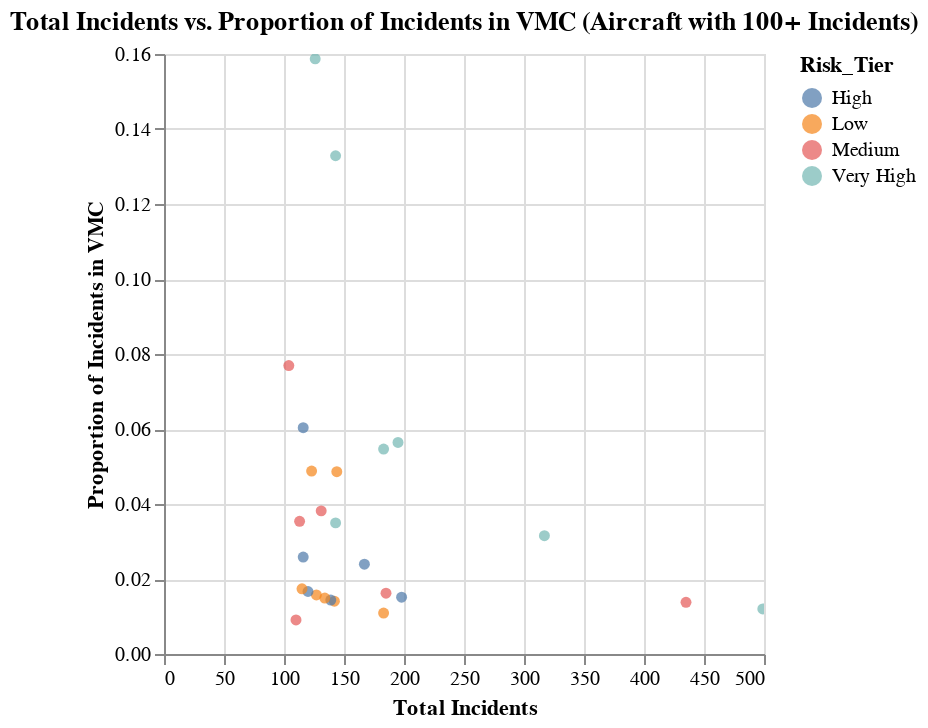

Notebook code for this chart:
### Code cell
# Scatter plot 1: `Total_Incidents` (x-axis) vs. `Proportion_VMC` (y-axis), colored by `Risk_Tier`
chart1 = alt.Chart(merged_df).mark_circle().encode(
    x=alt.X('Total_Incidents', axis=alt.Axis(title='Total Incidents')),
    y=alt.Y('Proportion_VMC', axis=alt.Axis(title='Proportion of Incidents in VMC')),
    color='Risk_Tier',
    tooltip=['Aircraft', 'Total_Incidents', 'Proportion_VMC', 'Risk_Tier']
).properties(
    title='Total Incidents vs. Proportion of Incidents in VMC (Aircraft with 100+ Incidents)'
).interactive()
chart1

### Figure 1 — Vega-Lite specification as saved in the notebook (floating-point values rounded to 4 significant figures)
{"config": {"view": {"continuousWidth": 300, "continuousHeight": 300}}, "data": {"name": "data-c1e993fe9305d7083a4f4ce60a9e2f6f"}, "mark": {"type": "circle"}, "encoding": {"color": {"field": "Risk_Tier", "type": "nominal"}, "tooltip": [{"field": "Aircraft", "type": "nominal"}, {"field": "Total_Incidents", "type": "quantitative"}, {"field": "Proportion_VMC", "type": "quantitative"}, {"field": "Risk_Tier", "type": "nominal"}], "x": {"axis": {"title": "Total Incidents"}, "field": "Total_Incidents", "type": "quantitative"}, "y": {"axis": {"title": "Proportion of Incidents in VMC"}, "field": "Proportion_VMC", "type": "quantitative"}}, "params": [{"name": "param_1", "select": {"type": "interval", "encodings": ["x", "y"]}, "bind": "scales"}], "title": "Total Incidents vs. Proportion of Incidents in VMC (Aircraft with 100+ Incidents)", "$schema": "https://vega.github.io/schema/vega-lite/v5.8.0.json", "datasets": {"data-c1e993fe9305d7083a4f4ce60a9e2f6f": [{"Aircraft": "CESSNA 172", "Total_Incidents": 499, "High_Severity_Incidents": 96.0, "Medium_Severity_Incidents": 77.0, "Low_Severity_Incidents": 45.0, "Weighted_Risk_Score": 487.0, "Risk_Tier": "Very High", "Incidents_VMC": 6.0, "Incidents_IMC": 410.0, "Proportion_VMC": 0.01202, "Proportion_IMC": 0.8216}, {"Aircraft": "BOEING 737", "Total_Incidents": 435, "High_Severity_Incidents": 16.0, "Medium_Severity_Incidents": 31.0, "Low_Severity_Incidents": 28.0, "Weighted_Risk_Score": 138.0, "Risk_Tier": "Medium", "Incidents_VMC": 6.0, "Incidents_IMC": 13.0, "Proportion_VMC": 0.01379, "Proportion_IMC": 0.02989}, {"Aircraft": "Cessna 172", "Total_Incidents": 317, "High_Severity_Incidents": 44.0, "Medium_Severity_Incidents": 45.0, "Low_Severity_Incidents": 32.0, "Weighted_Risk_Score": 254.0, "Risk_Tier": "Very High", "Incidents_VMC": 10.0, "Incidents_IMC": 285.0, "Proportion_VMC": 0.03155, "Proportion_IMC": 0.8991}, {"Aircraft": "CESSNA 152", "Total_Incidents": 198, "High_Severity_Incidents": 28.0, "Medium_Severity_Incidents": 26.0, "Low_Severity_Incidents": 11.0, "Weighted_Risk_Score": 147.0, "Risk_Tier": "High", "Incidents_VMC": 3.0, "Incidents_IMC": 169.0, "Proportion_VMC": 0.01515, "Proportion_IMC": 0.8535}, {"Aircraft": "CESSNA 182", "Total_Incidents": 195, "High_Severity_Incidents": 56.0, "Medium_Severity_Incidents": 38.0, "Low_Severity_Incidents": 18.0, "Weighted_Risk_Score": 262.0, "Risk_Tier": "Very High", "Incidents_VMC": 11.0, "Incidents_IMC": 135.0, "Proportion_VMC": 0.05641, "Proportion_IMC": 0.6923}, {"Aircraft": "CESSNA 172S", "Total_Incidents": 185, "High_Severity_Incidents": 25.0, "Medium_Severity_Incidents": 20.0, "Low_Severity_Incidents": 11.0, "Weighted_Risk_Score": 126.0, "Risk_Tier": "Medium", "Incidents_VMC": 3.0, "Incidents_IMC": 172.0, "Proportion_VMC": 0.01622, "Proportion_IMC": 0.9297}, {"Aircraft": "Cessna 152", "Total_Incidents": 183, "High_Severity_Incidents": 10.0, "Medium_Severity_Incidents": 15.0, "Low_Severity_Incidents": 26.0, "Weighted_Risk_Score": 86.0, "Risk_Tier": "Low", "Incidents_VMC": 2.0, "Incidents_IMC": 179.0, "Proportion_VMC": 0.01093, "Proportion_IMC": 0.9781}, {"Aircraft": "PIPER PA28", "Total_Incidents": 183, "High_Severity_Incidents": 49.0, "Medium_Severity_Incidents": 30.0, "Low_Severity_Incidents": 21.0, "Weighted_Risk_Score": 228.0, "Risk_Tier": "Very High", "Incidents_VMC": 10.0, "Incidents_IMC": 134.0, "Proportion_VMC": 0.05464, "Proportion_IMC": 0.7322}, {"Aircraft": "CESSNA 172N", "Total_Incidents": 167, "High_Severity_Incidents": 30.0, "Medium_Severity_Incidents": 34.0, "Low_Severity_Incidents": 19.0, "Weighted_Risk_Score": 177.0, "Risk_Tier": "High", "Incidents_VMC": 4.0, "Incidents_IMC": 148.0, "Proportion_VMC": 0.02395, "Proportion_IMC": 0.8862}, {"Aircraft": "Cessna 172N", "Total_Incidents": 144, "High_Severity_Incidents": 21.0, "Medium_Severity_Incidents": 8.0, "Low_Severity_Incidents": 20.0, "Weighted_Risk_Score": 99.0, "Risk_Tier": "Low", "Incidents_VMC": 7.0, "Incidents_IMC": 136.0, "Proportion_VMC": 0.04861, "Proportion_IMC": 0.9444}, {"Aircraft": "CIRRUS DESIGN CORP SR22", "Total_Incidents": 143, "High_Severity_Incidents": 47.0, "Medium_Severity_Incidents": 22.0, "Low_Severity_Incidents": 18.0, "Weighted_Risk_Score": 203.0, "Risk_Tier": "Very High", "Incidents_VMC": 19.0, "Incidents_IMC": 113.0, "Proportion_VMC": 0.1329, "Proportion_IMC": 0.7902}, {"Aircraft": "ROBINSON R44", "Total_Incidents": 143, "High_Severity_Incidents": 80.0, "Medium_Severity_Incidents": 20.0, "Low_Severity_Incidents": 28.0, "Weighted_Risk_Score": 308.0, "Risk_Tier": "Very High", "Incidents_VMC": 5.0, "Incidents_IMC": 35.0, "Proportion_VMC": 0.03497, "Proportion_IMC": 0.2448}, {"Aircraft": "Cessna 172S", "Total_Incidents": 142, "High_Severity_Incidents": 12.0, "Medium_Severity_Incidents": 8.0, "Low_Severity_Incidents": 9.0, "Weighted_Risk_Score": 61.0, "Risk_Tier": "Low", "Incidents_VMC": 2.0, "Incidents_IMC": 140.0, "Proportion_VMC": 0.01408, "Proportion_IMC": 0.9859}, {"Aircraft": "ROBINSON HELICOPTER COMPANY R44 II", "Total_Incidents": 139, "High_Severity_Incidents": 22.0, "Medium_Severity_Incidents": 37.0, "Low_Severity_Incidents": 22.0, "Weighted_Risk_Score": 162.0, "Risk_Tier": "High", "Incidents_VMC": 2.0, "Incidents_IMC": 123.0, "Proportion_VMC": 0.01439, "Proportion_IMC": 0.8849}, {"Aircraft": "PIPER PA-18-150", "Total_Incidents": 134, "High_Severity_Incidents": 7.0, "Medium_Severity_Incidents": 21.0, "Low_Severity_Incidents": 4.0, "Weighted_Risk_Score": 67.0, "Risk_Tier": "Low", "Incidents_VMC": 2.0, "Incidents_IMC": 126.0, "Proportion_VMC": 0.01493, "Proportion_IMC": 0.9403}, {"Aircraft": "CESSNA 172M", "Total_Incidents": 131, "High_Severity_Incidents": 21.0, "Medium_Severity_Incidents": 22.0, "Low_Severity_Incidents": 16.0, "Weighted_Risk_Score": 123.0, "Risk_Tier": "Medium", "Incidents_VMC": 5.0, "Incidents_IMC": 121.0, "Proportion_VMC": 0.03817, "Proportion_IMC": 0.9237}, {"Aircraft": "CESSNA 180", "Total_Incidents": 127, "High_Severity_Incidents": 6.0, "Medium_Severity_Incidents": 17.0, "Low_Severity_Incidents": 7.0, "Weighted_Risk_Score": 59.0, "Risk_Tier": "Low", "Incidents_VMC": 2.0, "Incidents_IMC": 123.0, "Proportion_VMC": 0.01575, "Proportion_IMC": 0.9685}, {"Aircraft": "BEECH A36", "Total_Incidents": 126, "High_Severity_Incidents": 45.0, "Medium_Severity_Incidents": 21.0, "Low_Severity_Incidents": 23.0, "Weighted_Risk_Score": 200.0, "Risk_Tier": "Very High", "Incidents_VMC": 20.0, "Incidents_IMC": 99.0, "Proportion_VMC": 0.1587, "Proportion_IMC": 0.7857}, {"Aircraft": "Cessna 182", "Total_Incidents": 123, "High_Severity_Incidents": 21.0, "Medium_Severity_Incidents": 14.0, "Low_Severity_Incidents": 17.0, "Weighted_Risk_Score": 108.0, "Risk_Tier": "Low", "Incidents_VMC": 6.0, "Incidents_IMC": 111.0, "Proportion_VMC": 0.04878, "Proportion_IMC": 0.9024}, {"Aircraft": "PIPER PA-28-140", "Total_Incidents": 120, "High_Severity_Incidents": 26.0, "Medium_Severity_Incidents": 30.0, "Low_Severity_Incidents": 27.0, "Weighted_Risk_Score": 165.0, "Risk_Tier": "High", "Incidents_VMC": 2.0, "Incidents_IMC": 106.0, "Proportion_VMC": 0.01667, "Proportion_IMC": 0.8833}, {"Aircraft": "Robinson R44", "Total_Incidents": 116, "High_Severity_Incidents": 34.0, "Medium_Severity_Incidents": 25.0, "Low_Severity_Incidents": 23.0, "Weighted_Risk_Score": 175.0, "Risk_Tier": "High", "Incidents_VMC": 7.0, "Incidents_IMC": 92.0, "Proportion_VMC": 0.06034, "Proportion_IMC": 0.7931}, {"Aircraft": "BELL 206", "Total_Incidents": 116, "High_Severity_Incidents": 45.0, "Medium_Severity_Incidents": 20.0, "Low_Severity_Incidents": 19.0, "Weighted_Risk_Score": 194.0, "Risk_Tier": "High", "Incidents_VMC": 3.0, "Incidents_IMC": 59.0, "Proportion_VMC": 0.02586, "Proportion_IMC": 0.5086}, {"Aircraft": "Cessna 180", "Total_Incidents": 115, "High_Severity_Incidents": 11.0, "Medium_Severity_Incidents": 12.0, "Low_Severity_Incidents": 11.0, "Weighted_Risk_Score": 68.0, "Risk_Tier": "Low", "Incidents_VMC": 2.0, "Incidents_IMC": 110.0, "Proportion_VMC": 0.01739, "Proportion_IMC": 0.9565}, {"Aircraft": "CESSNA 150", "Total_Incidents": 113, "High_Severity_Incidents": 31.0, "Medium_Severity_Incidents": 11.0, "Low_Severity_Incidents": 14.0, "Weighted_Risk_Score": 129.0, "Risk_Tier": "Medium", "Incidents_VMC": 4.0, "Incidents_IMC": 79.0, "Proportion_VMC": 0.0354, "Proportion_IMC": 0.6991}, {"Aircraft": "ROBINSON HELICOPTER R22 BETA", "Total_Incidents": 110, "High_Severity_Incidents": 14.0, "Medium_Severity_Incidents": 32.0, "Low_Severity_Incidents": 14.0, "Weighted_Risk_Score": 120.0, "Risk_Tier": "Medium", "Incidents_VMC": 1.0, "Incidents_IMC": 107.0, "Proportion_VMC": 0.009091, "Proportion_IMC": 0.9727}, {"Aircraft": "Piper PA-28-140", "Total_Incidents": 104, "High_Severity_Incidents": 26.0, "Medium_Severity_Incidents": 18.0, "Low_Severity_Incidents": 27.0, "Weighted_Risk_Score": 141.0, "Risk_Tier": "Medium", "Incidents_VMC": 8.0, "Incidents_IMC": 93.0, "Proportion_VMC": 0.07692, "Proportion_IMC": 0.8942}]}}
